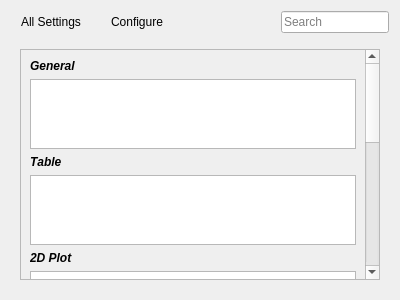
<?xml version="1.0" encoding="UTF-8"?>
<ui version="4.0">
 <class>SettingsDialog</class>
 <widget class="QDialog" name="SettingsDialog">
  <property name="geometry">
   <rect>
    <x>0</x>
    <y>0</y>
    <width>400</width>
    <height>300</height>
   </rect>
  </property>
  <property name="windowTitle">
   <string>Dialog</string>
  </property>
  <layout class="QGridLayout" name="settingGridLayout">
   <item row="0" column="0">
    <layout class="QHBoxLayout" name="headerHorizontalLayout">
     <item>
      <widget class="QPushButton" name="settingsButton">
       <property name="text">
        <string>All Settings</string>
       </property>
       <property name="flat">
        <bool>true</bool>
       </property>
      </widget>
     </item>
     <item>
      <widget class="QPushButton" name="configureButton">
       <property name="text">
        <string>Configure</string>
       </property>
       <property name="flat">
        <bool>true</bool>
       </property>
      </widget>
     </item>
     <item>
      <spacer name="headerHorizontalSpacer">
       <property name="orientation">
        <enum>Qt::Horizontal</enum>
       </property>
       <property name="sizeHint" stdset="0">
        <size>
         <width>36</width>
         <height>23</height>
        </size>
       </property>
      </spacer>
     </item>
     <item>
      <widget class="QLineEdit" name="searchBox">
       <property name="toolTip">
        <string/>
       </property>
       <property name="statusTip">
        <string/>
       </property>
       <property name="accessibleName">
        <string/>
       </property>
       <property name="accessibleDescription">
        <string/>
       </property>
       <property name="inputMethodHints">
        <set>Qt::ImhNone</set>
       </property>
       <property name="inputMask">
        <string/>
       </property>
       <property name="placeholderText">
        <string>Search</string>
       </property>
      </widget>
     </item>
    </layout>
   </item>
   <item row="1" column="0">
    <widget class="QStackedWidget" name="stackedWidget">
     <widget class="QWidget" name="page_0">
      <layout class="QGridLayout" name="stackGridLayout">
       <item row="1" column="0">
        <widget class="QScrollArea" name="scrollArea">
         <property name="widgetResizable">
          <bool>true</bool>
         </property>
         <widget class="QWidget" name="scrollAreaWidgetContents">
          <property name="geometry">
           <rect>
            <x>0</x>
            <y>-390</y>
            <width>348</width>
            <height>618</height>
           </rect>
          </property>
          <layout class="QVBoxLayout" name="scrollVerticalLayout">
           <item>
            <widget class="QLabel" name="generalLabel">
             <property name="font">
              <font>
               <weight>75</weight>
               <italic>true</italic>
               <bold>true</bold>
              </font>
             </property>
             <property name="layoutDirection">
              <enum>Qt::LeftToRight</enum>
             </property>
             <property name="text">
              <string>General</string>
             </property>
            </widget>
           </item>
           <item>
            <widget class="aSettingsListView" name="generalListView">
             <property name="maximumSize">
              <size>
               <width>16777215</width>
               <height>16777215</height>
              </size>
             </property>
             <property name="baseSize">
              <size>
               <width>0</width>
               <height>0</height>
              </size>
             </property>
            </widget>
           </item>
           <item>
            <widget class="QLabel" name="tableLabel">
             <property name="font">
              <font>
               <weight>75</weight>
               <italic>true</italic>
               <bold>true</bold>
               <kerning>false</kerning>
              </font>
             </property>
             <property name="text">
              <string>Table</string>
             </property>
            </widget>
           </item>
           <item>
            <widget class="aSettingsListView" name="tableListView"/>
           </item>
           <item>
            <widget class="QLabel" name="plot2dLabel">
             <property name="font">
              <font>
               <weight>75</weight>
               <italic>true</italic>
               <bold>true</bold>
              </font>
             </property>
             <property name="text">
              <string>2D Plot</string>
             </property>
            </widget>
           </item>
           <item>
            <widget class="aSettingsListView" name="plot2dListView"/>
           </item>
           <item>
            <widget class="QLabel" name="plot3dLabel">
             <property name="font">
              <font>
               <weight>75</weight>
               <italic>true</italic>
               <bold>true</bold>
              </font>
             </property>
             <property name="text">
              <string>3D Plot</string>
             </property>
            </widget>
           </item>
           <item>
            <widget class="aSettingsListView" name="plot3dListView"/>
           </item>
           <item>
            <widget class="QLabel" name="fittingLabel">
             <property name="font">
              <font>
               <weight>75</weight>
               <italic>true</italic>
               <bold>true</bold>
              </font>
             </property>
             <property name="text">
              <string>Fitting</string>
             </property>
            </widget>
           </item>
           <item>
            <widget class="aSettingsListView" name="fittingListView"/>
           </item>
           <item>
            <widget class="QLabel" name="scriptingLabel">
             <property name="font">
              <font>
               <weight>75</weight>
               <italic>true</italic>
               <bold>true</bold>
              </font>
             </property>
             <property name="text">
              <string>Scripting</string>
             </property>
            </widget>
           </item>
           <item>
            <widget class="aSettingsListView" name="scriptingListView"/>
           </item>
           <item>
            <spacer name="scrollAreaVerticalSpacer">
             <property name="orientation">
              <enum>Qt::Vertical</enum>
             </property>
             <property name="sizeHint" stdset="0">
              <size>
               <width>20</width>
               <height>40</height>
              </size>
             </property>
            </spacer>
           </item>
          </layout>
         </widget>
        </widget>
       </item>
      </layout>
     </widget>
     <widget class="QWidget" name="page_1"/>
    </widget>
   </item>
  </layout>
 </widget>
 <customwidgets>
  <customwidget>
   <class>aSettingsListView</class>
   <extends>QListView</extends>
   <header>widgets/aSettingsListView.h</header>
  </customwidget>
 </customwidgets>
 <resources/>
 <connections/>
</ui>
